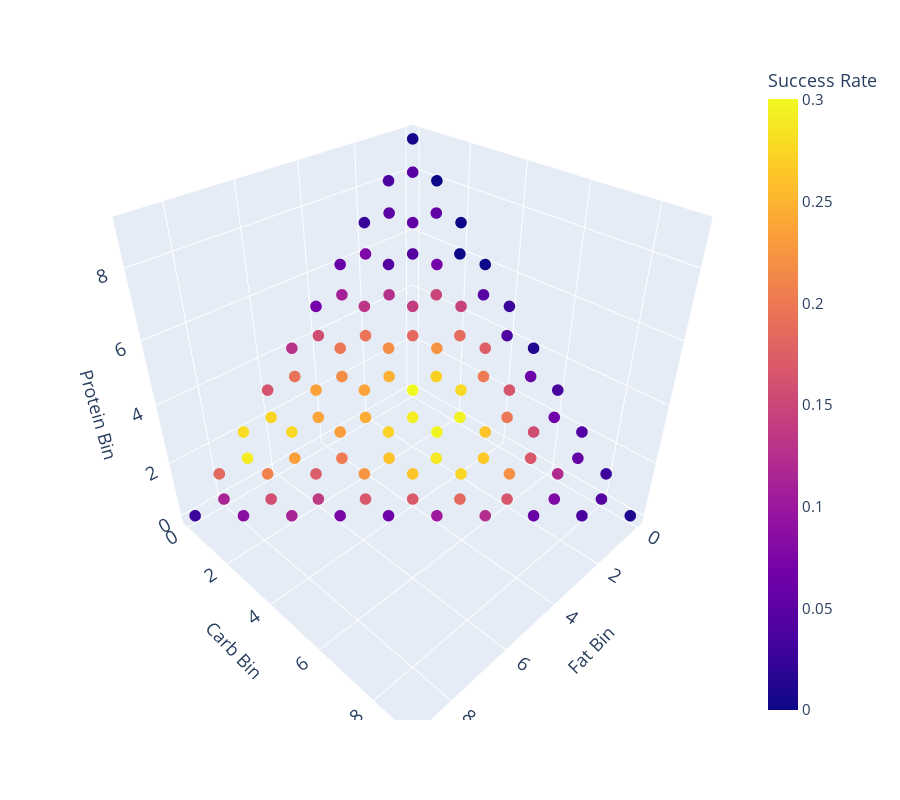

Notebook source saved alongside this figure:
### Code cell
import plotly.express as px
fig = px.scatter_3d(t, x='fb', y='cb', z='pb',
              color='success', 
                    labels={
                     "fb": "Fat Bin",
                     "cb": "Carb Bin",
                     "pb": "Protein Bin",
                        'success': 'Success Rate'
                 },
               
                   height=800,
                   width=900)

fig.update_traces(marker=dict(size=4),
                  selector=dict(mode='markers'))
fig.update_layout(
    font=dict(
            size=15
        ))

fig.show()

### Figure 1 — Plotly figure (JSON) as saved in the notebook; plotly's stock layout.template omitted (floating-point values rounded to 4 significant figures)
{"data": [{"hovertemplate": "Fat Bin=%{x}<br>Carb Bin=%{y}<br>Protein Bin=%{z}<br>Success Rate=%{marker.color}<extra></extra>", "legendgroup": "", "marker": {"color": [0.04839, 0.006135, 0.05376, 0, 0, 0, 0.04598, 0, 0.03911, 0.02586, 0.06239, 0.01282, 0.06604, 0.03521, 0.05731, 0.04286, 0.04383, 0.0282, 0.009837, 0.04878, 0.03896, 0.04464, 0.05369, 0.1485, 0.06763, 0.1884, 0.1449, 0.2012, 0.1751, 0.1978, 0.165, 0.1668, 0.1572, 0.07782, 0.12, 0.03811, 0.07627, 0.024, 0.1268, 0.04511, 0.1837, 0.141, 0.271, 0.2238, 0.2957, 0.2788, 0.2659, 0.2617, 0.1657, 0.2198, 0.06098, 0.1098, 0.05882, 0.1967, 0.1321, 0.2473, 0.2178, 0.2921, 0.3005, 0.2893, 0.2972, 0.1837, 0.2764, 0.123, 0.158, 0.06805, 0.2159, 0.1974, 0.2431, 0.2361, 0.2617, 0.2728, 0.17, 0.2626, 0.1028, 0.1943, 0.1285, 0.2375, 0.2349, 0.2024, 0.2322, 0.1671, 0.225, 0.06395, 0.275, 0.1637, 0.2337, 0.277, 0.1362, 0.1724, 0.07422, 0.2918, 0.2808, 0.1581, 0.2078, 0.1123, 0.1133, 0.1845, 0.08571, 0.02836], "coloraxis": "coloraxis", "size": 4, "symbol": "circle"}, "mode": "markers", "name": "", "scene": "scene", "showlegend": false, "type": "scatter3d", "x": [0, 0, 0, 0, 0, 0, 0, 0, 0, 0, 0, 0, 0, 0, 0, 0, 0, 0, 0, 1, 1, 1, 1, 1, 1, 1, 1, 1, 1, 1, 1, 1, 1, 1, 1, 1, 2, 2, 2, 2, 2, 2, 2, 2, 2, 2, 2, 2, 2, 2, 2, 3, 3, 3, 3, 3, 3, 3, 3, 3, 3, 3, 3, 3, 4, 4, 4, 4, 4, 4, 4, 4, 4, 4, 4, 5, 5, 5, 5, 5, 5, 5, 5, 5, 6, 6, 6, 6, 6, 6, 6, 7, 7, 7, 7, 7, 8, 8, 8, 9], "y": [0, 0, 1, 1, 2, 2, 3, 3, 4, 4, 5, 5, 6, 6, 7, 7, 8, 8, 9, 0, 0, 1, 1, 2, 2, 3, 3, 4, 4, 5, 5, 6, 6, 7, 7, 8, 0, 0, 1, 1, 2, 2, 3, 3, 4, 4, 5, 5, 6, 6, 7, 0, 0, 1, 1, 2, 2, 3, 3, 4, 4, 5, 5, 6, 0, 0, 1, 1, 2, 2, 3, 3, 4, 4, 5, 0, 0, 1, 1, 2, 2, 3, 3, 4, 0, 0, 1, 1, 2, 2, 3, 0, 0, 1, 1, 2, 0, 0, 1, 0], "z": [8, 9, 7, 8, 6, 7, 5, 6, 4, 5, 3, 4, 2, 3, 1, 2, 0, 1, 0, 7, 8, 6, 7, 5, 6, 4, 5, 3, 4, 2, 3, 1, 2, 0, 1, 0, 6, 7, 5, 6, 4, 5, 3, 4, 2, 3, 1, 2, 0, 1, 0, 5, 6, 4, 5, 3, 4, 2, 3, 1, 2, 0, 1, 0, 4, 5, 3, 4, 2, 3, 1, 2, 0, 1, 0, 3, 4, 2, 3, 1, 2, 0, 1, 0, 2, 3, 1, 2, 0, 1, 0, 1, 2, 0, 1, 0, 0, 1, 0, 0]}], "layout": {"coloraxis": {"colorbar": {"title": {"text": "Success Rate"}}, "colorscale": [[0, "#0d0887"], [0.1111, "#46039f"], [0.2222, "#7201a8"], [0.3333, "#9c179e"], [0.4444, "#bd3786"], [0.5556, "#d8576b"], [0.6667, "#ed7953"], [0.7778, "#fb9f3a"], [0.8889, "#fdca26"], [1, "#f0f921"]]}, "font": {"size": 15}, "height": 800, "legend": {"tracegroupgap": 0}, "margin": {"t": 60}, "scene": {"domain": {"x": [0, 1], "y": [0, 1]}, "xaxis": {"title": {"text": "Fat Bin"}}, "yaxis": {"title": {"text": "Carb Bin"}}, "zaxis": {"title": {"text": "Protein Bin"}}}, "width": 900}}
